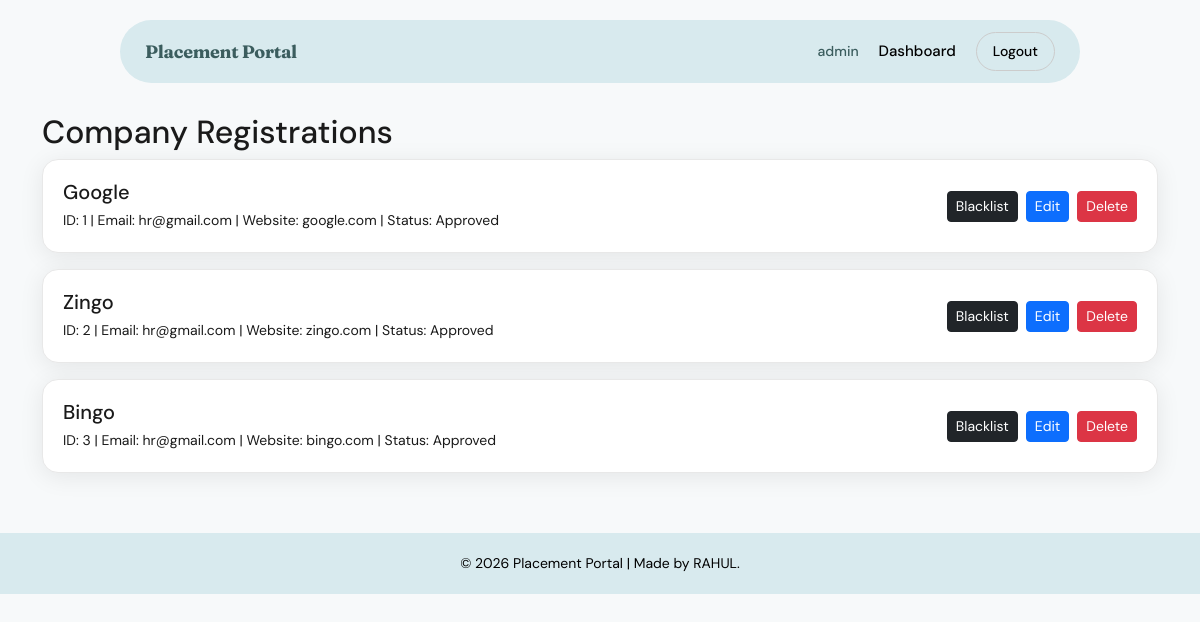
The app's page /admin/companies (signed in) with its own data.
### models.py (models this page shows, shortened)
class User(UserMixin, db.Model):
    __tablename__ = "user"
    id             = db.Column(db.Integer, primary_key=True)
    email          = db.Column(db.String(150), unique=True, nullable=False, index=True)
    password_hash  = db.Column(db.String(256), nullable=False)
    role           = db.Column(db.String(20),  nullable=False)
    _is_active     = db.Column("is_active", db.Boolean, default=True, nullable=False)
    is_blacklisted = db.Column(db.Boolean, default=False, nullable=False)
    created_at     = db.Column(db.DateTime, default=datetime.utcnow, nullable=False)
    updated_at     = db.Column(db.DateTime, default=datetime.utcnow, onupdate=datetime.utcnow)
    company_profile = db.relationship("Company",      backref="user", uselist=False, cascade="all, delete-orphan")
    student_profile = db.relationship("Student",      backref="user", uselist=False, cascade="all, delete-orphan")
    notifications   = db.relationship("Notification", backref="user", lazy="dynamic",  cascade="all, delete-orphan")
    @property
    def is_active(self):
        return self._is_active and not self.is_blacklisted
    @is_active.setter
    def is_active(self, value: bool):
        self._is_active = value

class Company(db.Model):
    __tablename__ = "company"
    id               = db.Column(db.Integer, primary_key=True)
    user_id          = db.Column(db.Integer, db.ForeignKey("user.id"), nullable=False, unique=True)
    name             = db.Column(db.String(150), nullable=False, index=True)
    hr_contact       = db.Column(db.String(100))
    hr_email         = db.Column(db.String(150))
    website          = db.Column(db.String(200))
    description      = db.Column(db.Text)
    logo_path        = db.Column(db.String(255))
    approval_status  = db.Column(db.String(20), default="Pending", nullable=False)
    rejection_reason = db.Column(db.Text)
    approved_at      = db.Column(db.DateTime)
    created_at       = db.Column(db.DateTime, default=datetime.utcnow, nullable=False)
    drives = db.relationship("PlacementDrive", backref="company", lazy="dynamic", cascade="all, delete-orphan")

### app.py (the view)
@app.route("/admin/companies")
@login_required
def admin_companies():
    if current_user.role != "admin":
        return redirect(url_for("home"))
    query = request.args.get("q")
    if query:
        companies = Company.query.filter(
            Company.name.ilike(f"%{query}%")
        ).all()
    else:
        companies = Company.query.all()
    return render_template("admin_companies.html", companies=companies)

### app.py (called while the page is built)
@login_manager.user_loader
def load_user(user_id):
    return User.query.get(int(user_id))

### templates/admin_companies.html (shortened to what this page needs)
{% extends "base.html" %}
{% block content %}
<h2>Company Registrations</h2>
{% for company in companies %}
<div class="custom-card">
    <div class="d-flex justify-content-between align-items-center">
        <div>
            <h5 class="mb-1">{{ company.name }}</h5>
            <small>
                ID: {{ company.id }} |
                Email: {{ company.hr_email }} |
                Website: {{ company.website }} |
                Status: {{ company.approval_status }}
            </small>
        </div>
        <div class="d-flex gap-2 flex-wrap">
            {% if company.approval_status != "Blacklisted" %}
                <a href="{{ url_for('blacklist_company', company_id=company.id) }}"
                   class="btn btn-dark btn-sm">Blacklist</a>
            {% else %}
                <a href="{{ url_for('unblacklist_company', company_id=company.id) }}"
                   class="btn btn-success btn-sm">Restore</a>
            {% endif %}
            <a href="{{ url_for('edit_company', company_id=company.id) }}"
               class="btn btn-primary btn-sm">Edit</a>
            <a href="{{ url_for('delete_company', company_id=company.id) }}"
               class="btn btn-danger btn-sm"
               onclick="return confirm('Are you sure?')">
               Delete
            </a>
        </div>
    </div>
</div>
{% endfor %}
{% endblock %}

### templates/base.html (shortened to what this page needs)
<!DOCTYPE html>
<html lang="en">
<head>
    <link href="https://cdn.jsdelivr.net/npm/bootstrap@5.3.3/dist/css/bootstrap.min.css" rel="stylesheet">
    <link href="{{ url_for('static', filename='style.css') }}" rel="stylesheet">
</head>
<body>
<nav class="custom-navbar">
    <div class="nav-container">
        <a class="logo" href="{{ url_for('home') }}">Placement Portal</a>
        <div class="nav-links">
            {% if current_user.is_authenticated %}
                <span class="user-name">{{ current_user.role }}</span>
                <a href="{{ url_for('dashboard') }}" class="nav-item">Dashboard</a>
                <a href="{{ url_for('logout') }}" class="nav-btn">Logout</a>
            {% else %}
                <a href="{{ url_for('login') }}" class="nav-item">Login</a>
                <a href="{{ url_for('register') }}" class="nav-btn primary">Get Started</a>
            {% endif %}
        </div>
    </div>
</nav>
<div class="container content">
    {% block content %}{% endblock %}
</div>
<footer class="footer">
    <div class="footer-container">
        <p>© 2026 Placement Portal | Made by RAHUL.</p>
    </div>
</footer>
</body>
</html>

### static/style.css (style rules this page uses)
:root { --brand-bg: #d8eaee; --brand-dark: rgb(59, 93, 94); --accent: #000000; --surface: #ffffff; --muted: #666; --radius: 50px; --radius-card: 16px; --radius-sm: 10px; --shadow: 0 4px 24px rgba(0,0,0,0.08); }
* { box-sizing: border-box; }
body { font-family: 'DM Sans', sans-serif; background: #f7f9fa; color: #1a1a1a; margin: 0; }
.custom-navbar { display: flex; justify-content: center; margin-top: 20px; }
.nav-container { width: 80%; background: var(--brand-bg); border-radius: var(--radius); padding: 12px 25px; display: flex; justify-content: space-between; align-items: center; }
.logo { text-decoration: none; color: var(--brand-dark); font-family: 'Fraunces', serif; font-weight: 700; font-size: 18px; letter-spacing: -0.3px; }
.nav-links { display: flex; align-items: center; gap: 20px; }
.nav-item { text-decoration: none; color: #000; font-weight: 500; font-size: 15px; transition: color .2s; }
.nav-btn { text-decoration: none; padding: 8px 16px; border-radius: 20px; background: transparent; border: 1px solid #ccc; color: black; font-size: 14px; font-weight: 500; transition: background .2s, border-color .2s; }
.user-name { font-weight: 500; font-size: 14px; color: var(--brand-dark); }
.content { margin-top: 30px; }
.footer { margin-top: 60px; padding: 20px 0; text-align: center; background: var(--brand-bg); }
.footer-container p { margin: 0; color: #000; font-size: 14px; }
.custom-card { background: var(--surface); border-radius: var(--radius-card); padding: 20px; border: 1px solid #e8e8e8; box-shadow: var(--shadow); margin-bottom: 16px; }

### records on screen
User: role "admin"
Company: name "Google", id "1", hr_email "hr@gmail.com", website "google.com", approval_status "Approved"
Company: name "Zingo", id "2", hr_email "hr@gmail.com", website "zingo.com", approval_status "Approved"
Company: name "Bingo", id "3", hr_email "hr@gmail.com", website "bingo.com", approval_status "Approved"
